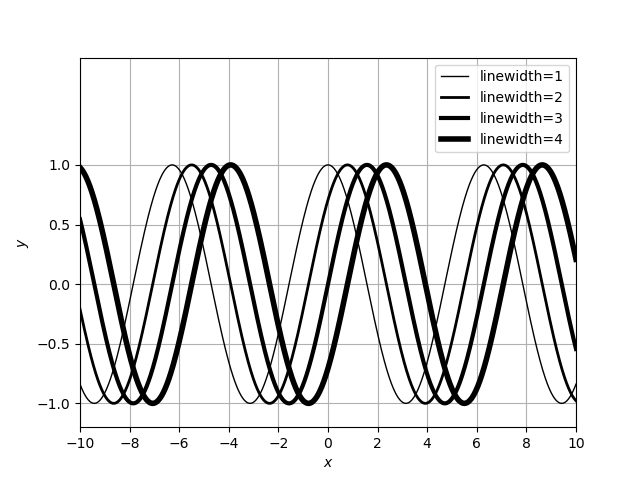

This figure's Python source:
#!/usr/pkg/bin/python3.9

#
# Time-stamp: <2022/10/02 09:50:43 (CST) daisuke>
#

# importing numpy module
import numpy

# importing matplotlib module
import matplotlib.backends.backend_agg
import matplotlib.figure

# data to be plotted
data_x  = numpy.linspace (-10.0, +10.0, 10**3)
data_c0 = numpy.cos (data_x)
data_c1 = numpy.cos (data_x - numpy.pi / 4.0)
data_c2 = numpy.cos (data_x - numpy.pi / 2.0)
data_c3 = numpy.cos (data_x - numpy.pi * 3.0 / 4.0)

# output file name
file_output = 'ai202209_s04_12.png'

# making a fig object
fig = matplotlib.figure.Figure ()

# making a canvas object
canvas = matplotlib.backends.backend_agg.FigureCanvasAgg (fig)

# making an axes object
ax = fig.add_subplot (111)

# making a plot using object-oriented interface
ax.plot (data_x, data_c0, c='k', ls='-', linewidth=1, label='linewidth=1')
ax.plot (data_x, data_c1, c='k', ls='-', linewidth=2, label='linewidth=2')
ax.plot (data_x, data_c2, c='k', ls='-', linewidth=3, label='linewidth=3')
ax.plot (data_x, data_c3, c='k', ls='-', linewidth=4, label='linewidth=4')

# setting ranges of x-axis and y-axis
ax.set_xlim (-10.0, +10.0)
ax.set_ylim (-1.2, +1.9)

# setting labels for x-axis and y-axis
ax.set_xlabel ('$x$')
ax.set_ylabel ('$y$')

# setting ticks
ax.set_xticks (numpy.linspace (-10.0, +10.0, 11))
ax.set_yticks (numpy.linspace (-1.0, +1.0, 5))

# showing grid
ax.grid ()

# adding legend to the plot
ax.legend ()

# saving a plot as a file
fig.savefig (file_output)
